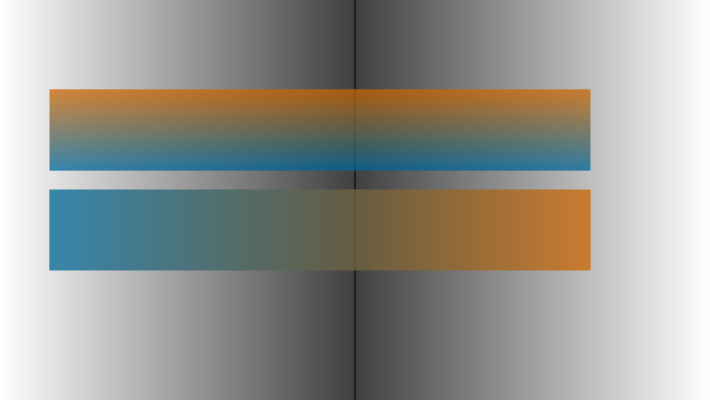
Frame 1 (no input)
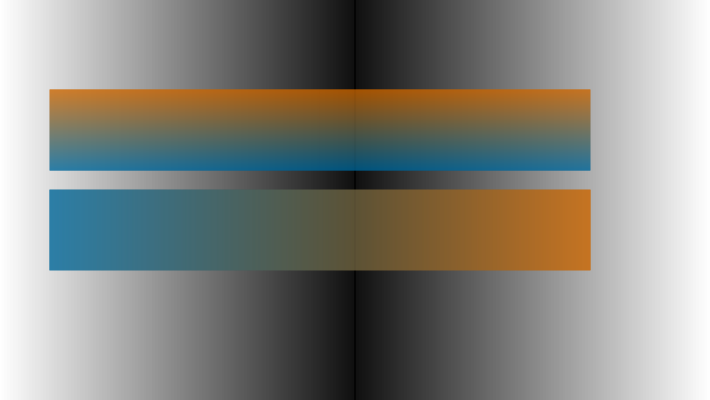
Frame 2 (the mouse pressed at the canvas centre, redrawn once)

The p5.js sketch that drew these frames (run headless with seeded random() and noise() and a simulated clock; the mouse was pressed at the canvas centre and the sketch redrawn once):

// p5.js sketch
// ── sketch.js
// Constants
var Y_AXIS = 1;
var X_AXIS = 2;
var b1, b2, c1, c2;

function setup() {
  createCanvas(710, 400);

  // Define colors
  b1 = color(255);
  b2 = color(0);
  c1 = color(204, 102, 0);
  c2 = color(0, 102, 153);

  noLoop();
}

function draw() {
  // Background
  setGradient(0, 0, width/2, height, b1, b2, X_AXIS);
  setGradient(width/2, 0, width/2, height, b2, b1, X_AXIS);
  // Foreground
  setGradient(50, 90, 540, 80, c1, c2, Y_AXIS);
  setGradient(50, 190, 540, 80, c2, c1, X_AXIS);
}

function setGradient(x, y, w, h, c1, c2, axis) {

  noFill();

  if (axis == Y_AXIS) {  // Top to bottom gradient
    for (var i = y; i <= y+h; i++) {
      var inter = map(i, y, y+h, 0, 1);
      var c = lerpColor(c1, c2, inter);
      stroke(c);
      line(x, i, x+w, i);
    }
  }  
  else if (axis == X_AXIS) {  // Left to right gradient
    for (var i = x; i <= x+w; i++) {
      var inter = map(i, x, x+w, 0, 1);
      var c = lerpColor(c1, c2, inter);
      stroke(c);
      line(i, y, i, y+h);
    }
  }
}
